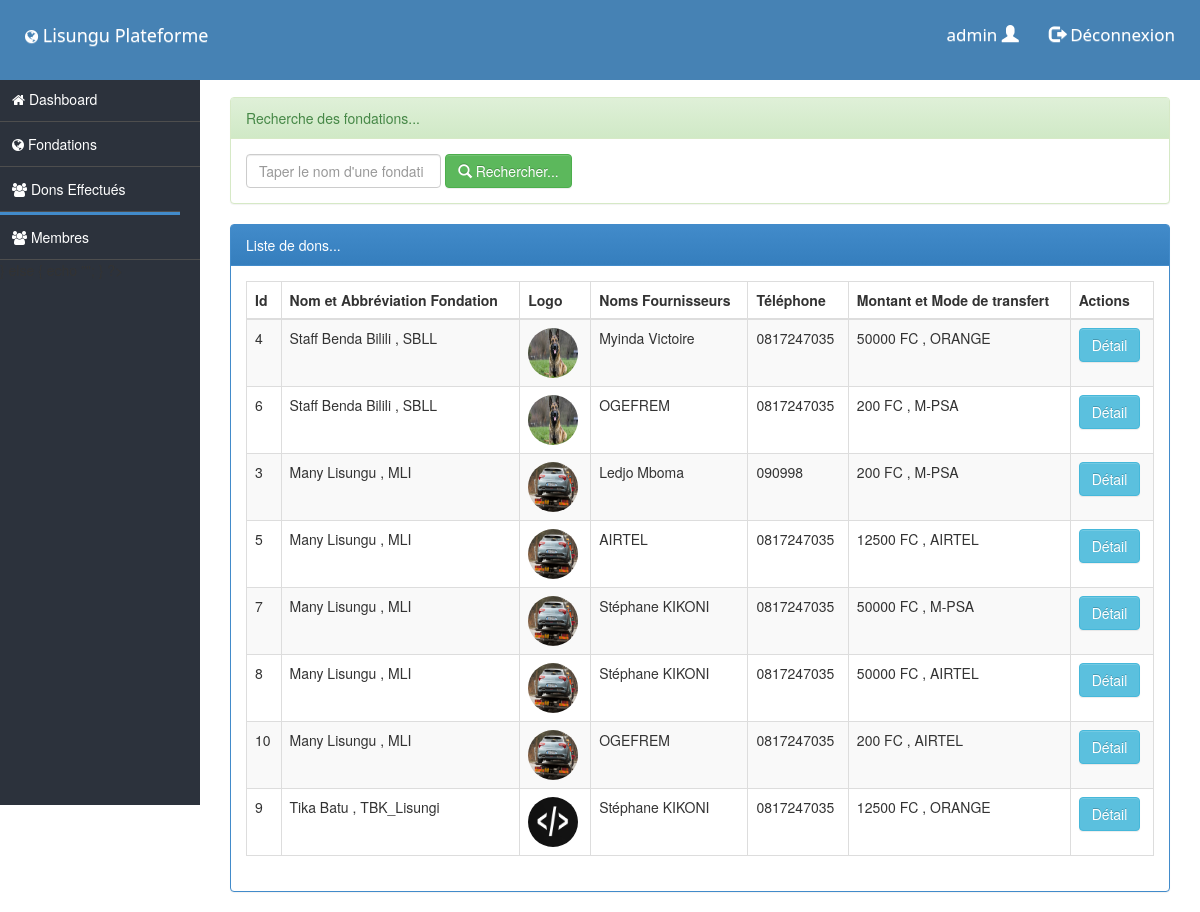
Page /view/donEffectues.php (signed in) on the committed database.
### tables this page shows
CREATE TABLE IF NOT EXISTS `donpivot` (
  `id_pivot` int NOT NULL AUTO_INCREMENT,
  `id_f` int DEFAULT NULL,
  `id_fourn` int DEFAULT NULL,
  PRIMARY KEY (`id_pivot`),
  KEY `id_f` (`id_f`),
  KEY `id_fourn` (`id_fourn`)
);

CREATE TABLE IF NOT EXISTS `fondations` (
  `id_f` int NOT NULL AUTO_INCREMENT,
  `nomF` varchar(255) NOT NULL,
  `abbrev` varchar(255) NOT NULL,
  `logo` varchar(255) NOT NULL,
  `adresse` text NOT NULL,
  `description` text NOT NULL,
  PRIMARY KEY (`id_f`)
);

CREATE TABLE IF NOT EXISTS `fournisseurs` (
  `id_fourn` int NOT NULL AUTO_INCREMENT,
  `noms` varchar(255) NOT NULL,
  `telephone` varchar(255) NOT NULL,
  `adresse` text NOT NULL,
  `paiement` varchar(255) NOT NULL,
  `montant` varchar(255) NOT NULL,
  PRIMARY KEY (`id_fourn`)
);

### view/donEffectues.php (the view, shortened to what this page needs)
<?php
    include('../db/connexiondb.php');
    $requete = "SELECT * FROM donPivot, fournisseurs, fondations WHERE(donPivot.id_f = fondations.id_f) AND
            donPivot.id_fourn = fournisseurs.id_fourn";
    $query = $pdo->query($requete);
?>
<!DOCTYPE html>
<html lang="en">
<head>
    <link rel="stylesheet" type="text/css" href="../css/bootstrap.min.css">
    <link rel="stylesheet" type="text/css" href="../css/font-awesome.min.css">
</head>
<body>
    <div class="col-md-12">
        <div class="row">
            <div class="col-md-12" style="margin-top:76px">
                <?php include('../includes/menuUp.php') ?>
            </div>
            <div class="col-md-12">
                <div class="row">
                    <div class="col-md-2" style="padding:0">
                        <?php include('../includes/menuLeft.php') ?>
                    </div>
                    <div class="col-md-10 " style="margin-top:10px">
                        <div class="col-md-12">
                            <div class="panel panel-success" style="margin-top: 10px;">
                                <div class="panel-heading"> Recherche des fondations... </div>
                                <div class="panel-body">
                                    <form method="get" action="filiere.php" class="form-inline">
                                        <div class="form-group">
                                            <input type="search" name="nomFondation" placeholder="Taper le nom d'une fondation" class="form-control" value="">
                                        </div>
                                        <button type="submit" class="btn btn-success">
                                            <span class="glyphicon glyphicon-search"> </span> Rechercher...
                                        </button> &nbsp; &nbsp;
                                    </form>
                                </div>
                            </div>
                            <div class="panel panel-primary" style="margin-top: 10px;">
                                <div class="panel-heading"> Liste de dons... </div>
                                <div class="panel-body">
                                    <table class="table table-bordered table-striped table-hover">
                                        <thead>
                                            <tr>
                                                <th>Id</th>
                                                <th>Nom et Abbréviation Fondation</th>
                                                <th>Logo</th>
                                                <th>Noms Fournisseurs</th>
                                                <th>Téléphone</th>
                                                <th>Montant et Mode de transfert</th>
                                                <th>Actions</th>
                                            </tr>
                                        </thead>
                                        <tbody>
                                            <?php while($data = $query->fetch()) { ?>
                                                <tr>
                                                    <td><?php echo $data['id_pivot'] ?></td>
                                                    <td><?php echo $data['nomF'] . ' , ' .$data['abbrev'] ?></td>
                                                    <td><img src='../img/<?php echo $data['logo'] ?>' style='width:50px; height: 50px; border-radius:100%'></td>
                                                    <td><?php echo $data['noms'] ?></td>
                                                    <td><?php echo $data['telephone'] ?></td>
                                                    <td><?php echo $data['montant'] . ' FC '. ' , ' .$data['paiement'] ?></td>
                                                    <td>
                                                        <a class='btn btn-info' href="detailDon.php?id=<?php echo $data['id_pivot'] ?>">Détail</a>
                                                    </td>
                                                </tr>
                                            <?php } ?>
                                        </tbody>
                                    </table>
                                </div>
                            </div>
                        </div>
                    </div>
                </div>
            </div>
        </div>
    </div>
</body>
</html>

### includes/menuUp.php (style rules this page uses)
a { color: white !important; }

### rows in the picture
donpivot: id_pivot "4", fondations.nomF "Staff Benda Bilili", fondations.abbrev "SBLL", fondations.logo (picture), id_fourn.noms "Myinda Victoire", id_fourn.telephone "0817247035", id_fourn.montant "50000", id_fourn.paiement "ORANGE"
donpivot: id_pivot "6", fondations.nomF "Staff Benda Bilili", fondations.abbrev "SBLL", fondations.logo (picture), id_fourn.noms "OGEFREM", id_fourn.telephone "0817247035", id_fourn.montant "200", id_fourn.paiement "M-PSA"
donpivot: id_pivot "3", fondations.nomF "Many Lisungu", fondations.abbrev "MLI", fondations.logo (picture), id_fourn.noms "Ledjo Mboma", id_fourn.telephone "090998", id_fourn.montant "200", id_fourn.paiement "M-PSA"
donpivot: id_pivot "5", fondations.nomF "Many Lisungu", fondations.abbrev "MLI", fondations.logo (picture), id_fourn.noms "AIRTEL", id_fourn.telephone "0817247035", id_fourn.montant "12500", id_fourn.paiement "AIRTEL"
donpivot: id_pivot "7", fondations.nomF "Many Lisungu", fondations.abbrev "MLI", fondations.logo (picture), id_fourn.noms "Stéphane KIKONI", id_fourn.telephone "0817247035", id_fourn.montant "50000", id_fourn.paiement "M-PSA"
donpivot: id_pivot "8", fondations.nomF "Many Lisungu", fondations.abbrev "MLI", fondations.logo (picture), id_fourn.noms "Stéphane KIKONI", id_fourn.telephone "0817247035", id_fourn.montant "50000", id_fourn.paiement "AIRTEL"
donpivot: id_pivot "10", fondations.nomF "Many Lisungu", fondations.abbrev "MLI", fondations.logo (picture), id_fourn.noms "OGEFREM", id_fourn.telephone "0817247035", id_fourn.montant "200", id_fourn.paiement "AIRTEL"
donpivot: id_pivot "9", fondations.nomF "Tika Batu", fondations.abbrev "TBK_Lisungi", fondations.logo (picture), id_fourn.noms "Stéphane KIKONI", id_fourn.telephone "0817247035", id_fourn.montant "12500", id_fourn.paiement "ORANGE"

### other values in the picture
$user "admin"
